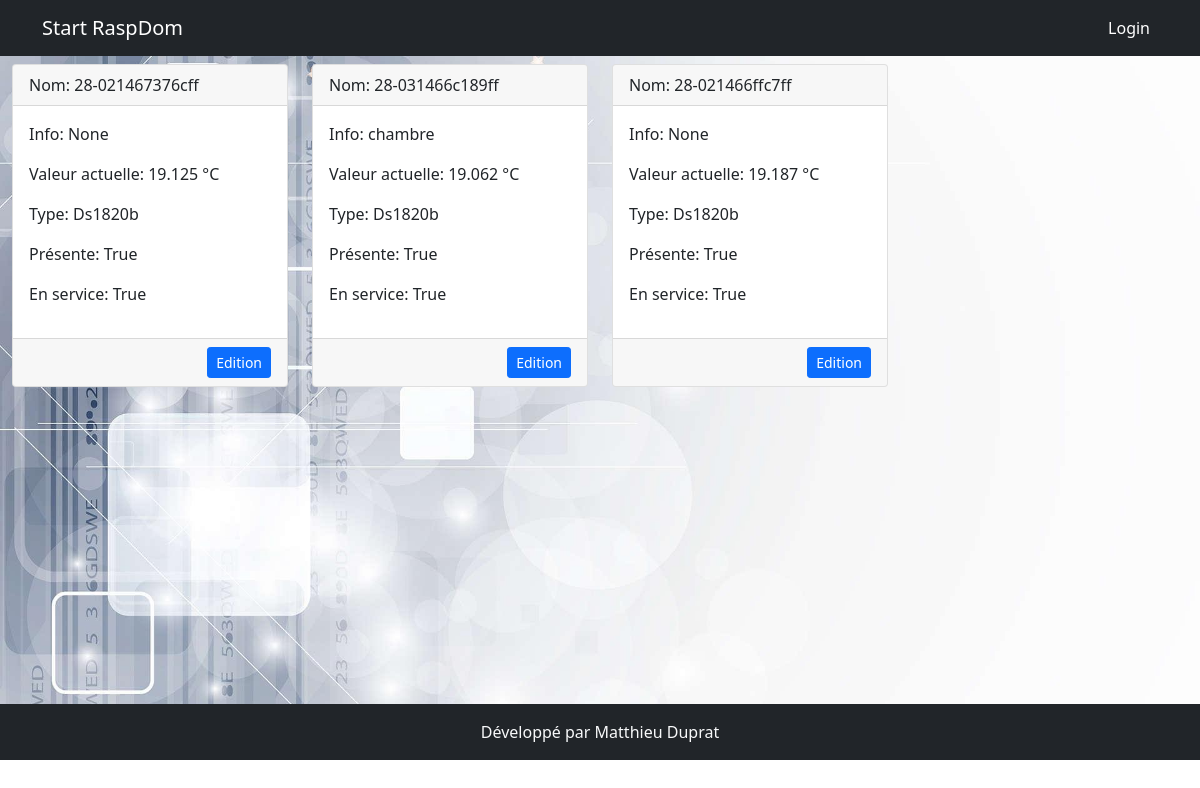
Page /sondes on the earlier database version.
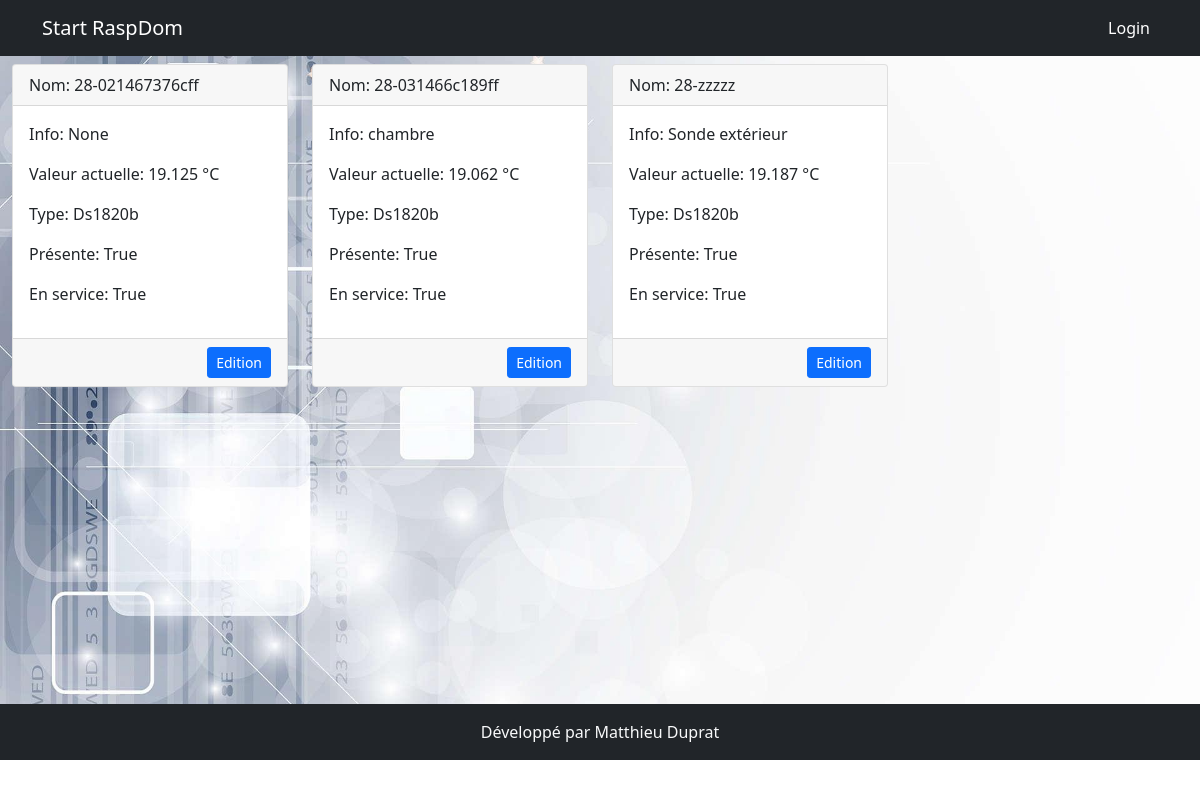
Same page on the later database version.
### models.py (models this page shows)
class Sonde(db.Model):
    id = db.Column(db.Integer, primary_key=True)
    nom = db.Column(db.String(200))
    min = db.Column(db.Float())
    max = db.Column(db.Float())
    unite = db.Column(db.String(20))
    present = db.Column(db.Boolean(),default=False)
    appareil = db.relationship('Appareil', backref='appareil_sonde', lazy=True)
    en_service = db.Column(db.Boolean(), default=False)
    info = db.Column(db.String(200))
    chemin = db.Column(db.String(200))
    type_sonde = db.Column(db.String(20))
    sonde_valeur_id = db.relationship('ValeurSonde', backref='sonde_valeur', uselist=False, lazy=True, cascade="delete")

class ValeurSonde(db.Model):
    id = db.Column(db.Integer, primary_key=True)
    valeur = db.Column(db.Float())
    sonde_id = db.Column(db.Integer, db.ForeignKey('sonde.id'), nullable=False)

### app.py (the view)
@app.route('/sondes')
def sondes():
    sondes = Sonde.query.all()
    return render_template('sonde/sonde.html', sondes=sondes)

### templates/sonde/sonde.html
{% extends 'base.html' %}
{% block content %}
<div class="row row-cols-1 row-cols-md-4 g-4">
        {% for ds1820b in sondes %}
    <div class="col">
        <div class="card">
            <div class="card-header">Nom:  {{ds1820b.nom}}</div>
            <div class="card-body">
                <p>Info: {{ds1820b.info}}</p>
                <p> Valeur actuelle: {{ds1820b.sonde_valeur_id.valeur}} °C</p>
                <p>Type: {{ds1820b.type_sonde}}</p>
                <p>Présente: {{ds1820b.present}}</p>
                <p>En service: {{ds1820b.en_service}}</p>
            </div>
            <div class="card-footer text-end">
               <a class="btn btn-sm btn-primary" href="{{url_for('edit_sonde',sonde_id=ds1820b.id)}}">Edition</a>
            </div>
        </div> </div>
    {% endfor %}
</div>
{% endblock %}

Differences in the rows shown:
changed Sonde: nom "28-021466ffc7ff" → "28-zzzzz"; info "None" → "Sonde extérieur"
